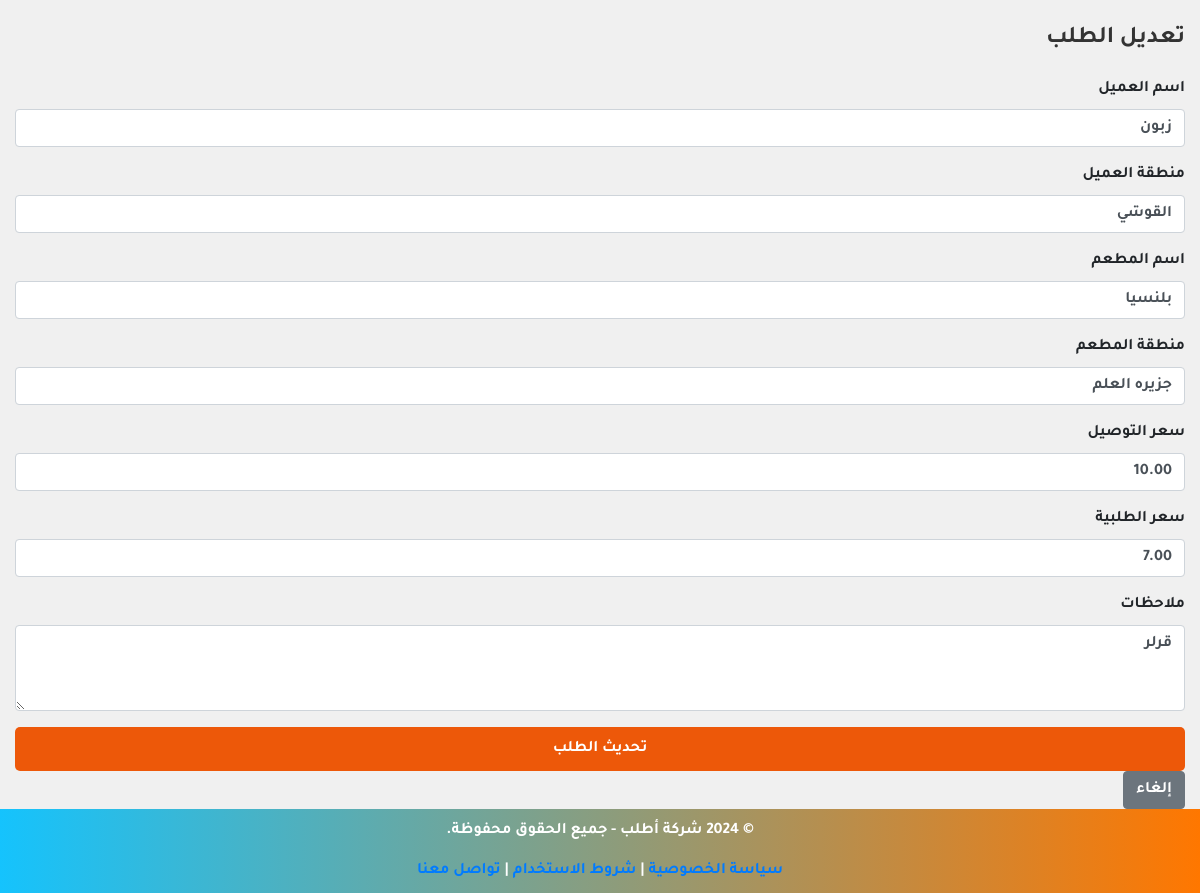
/order/2/edit/, run on the app's committed database.
### otlop/models.py (models this page shows, shortened)
class Order(models.Model):
    DELIVERY_STATUS_CHOICES = [
        ('Pending', 'Pending'),        # قيد الانتظار
        ('Delivered', 'Delivered'),    # تم التوصيل
        ('Cancelled', 'Cancelled'),    # ملغاة
    ]
    customer_name = models.CharField(max_length=100, verbose_name="اسم الزبون")
    customer_area = models.CharField(max_length=100, null=True, blank=True, verbose_name="منطقة الزبون")
    restaurant_name = models.CharField(max_length=100, null=True, blank=True, verbose_name="اسم المطعم")
    restaurant_area = models.CharField(max_length=100, null=True, blank=True, verbose_name="منطقة المطعم")
    delivery_price = models.DecimalField(
        max_digits=10,
        decimal_places=2,
        null=True,
        blank=True,
        verbose_name="سعر التوصيل"
    )
    order_price = models.DecimalField(
        max_digits=10,
        decimal_places=2,
        null=True,
        blank=True,
        verbose_name="سعر الطلب"
    )
    notes = models.TextField(null=True, blank=True, verbose_name="ملاحظات")
    order_details = models.TextField(null=True, blank=True, verbose_name="تفاصيل الطلب")
    delivery_person = models.ForeignKey(
        'DeliveryPerson',
        null=True,
        blank=True,
        on_delete=models.SET_NULL,
        verbose_name="مندوب التوصيل",
        related_name="orders"
    )
    delivery_status = models.CharField(
        max_length=20,
        choices=DELIVERY_STATUS_CHOICES,
        default='Pending',
        verbose_name="حالة الطلب"
    )
    is_paid = models.BooleanField(default=False, verbose_name="مدفوع")  # حالة الدفع
    created_at = models.DateTimeField(auto_now_add=True, verbose_name="تاريخ الإضافة")
    updated_at = models.DateTimeField(auto_now=True, verbose_name="تاريخ التحديث")
    class Meta:
        verbose_name = "طلب"
        verbose_name_plural = "الطلبات"
        ordering = ['-created_at']  # عرض الطلبات بترتيب زمني تنازلي

### otlop/views.py (the view, shortened to what this page needs)
# urls.py: path('order/<int:order_id>/edit/', views.edit_order, name='edit_order'),  # تعديل الطلب
def edit_order(request, order_id):
    order = get_object_or_404(Order, id=order_id)
    context = {
        'order': order,
    }
    return render(request, 'otlop/edit-order.html', context)

### otlop/templates/otlop/edit-order.html (shortened to what this page needs)
{% extends 'otlop/base.html' %}
{% block content %}
<div class="container mt-5">
    <h2 class="mb-4">تعديل الطلب</h2>
    <form method="post">
        <div class="form-group">
            <label for="customer_name">اسم العميل</label>
            <input type="text" name="customer_name" id="customer_name" class="form-control" value="{{ order.customer_name }}" required>
        </div>
        <div class="form-group">
            <label for="customer_area">منطقة العميل</label>
            <input type="text" name="customer_area" id="customer_area" class="form-control" value="{{ order.customer_area }}">
        </div>
        <div class="form-group">
            <label for="restaurant_name">اسم المطعم</label>
            <input type="text" name="restaurant_name" id="restaurant_name" class="form-control" value="{{ order.restaurant_name }}">
        </div>
        <div class="form-group">
            <label for="restaurant_area">منطقة المطعم</label>
            <input type="text" name="restaurant_area" id="restaurant_area" class="form-control" value="{{ order.restaurant_area }}">
        </div>
        <div class="form-group">
            <label for="delivery_price">سعر التوصيل</label>
            <input type="number" name="delivery_price" id="delivery_price" class="form-control" value="{{ order.delivery_price }}">
        </div>
        <div class="form-group">
            <label for="order_price">سعر الطلبية</label>
            <input type="number" name="order_price" id="order_price" class="form-control" value="{{ order.order_price }}">
        </div>
        <div class="form-group">
            <label for="notes">ملاحظات</label>
            <textarea name="notes" id="notes" class="form-control" rows="3">{{ order.notes }}</textarea>
        </div>
        <button type="submit" class="btn btn-primary">تحديث الطلب</button>
        <a href="{% url 'previous_orders' %}" class="btn btn-secondary">إلغاء</a>
    </form>
</div>
{% endblock %}

### otlop/static/otlop/css/main.css (style rules this page uses)
html, body { margin: 0; padding: 0; height: 100%; display: flex; flex-direction: column; }
body { display: flex; flex-direction: column; justify-content: space-between; }
html, body { direction: rtl; text-align: right; }
body { font-family: 'Tajawal', sans-serif; }
.btn-primary { background-color: #007bff; border-color: #007bff; color: #fff; }
.container { max-width: 1200px; margin: 0 auto; }
body { margin: 0; display: flex; flex-direction: column; min-height: 100vh; }
body { margin: 0; padding: 0; height: 100%; display: flex; justify-content: center; align-items: center; font-family: 'Tajawal', sans-serif; background-color: #f0f0f0; }
h2 { margin-bottom: 20px; font-size: 24px; color: #333; }
button.btn { width: 100%; padding: 10px; font-size: 16px; background-color: #ed5809; color: white; border: none; border-radius: 5px; cursor: pointer; }

### data on the page
Order: customer_name "زبون", customer_area "القوشي", restaurant_name "بلنسيا", restaurant_area "جزيره العلم", delivery_price "10.00", order_price "7.00", notes "قرلر"
